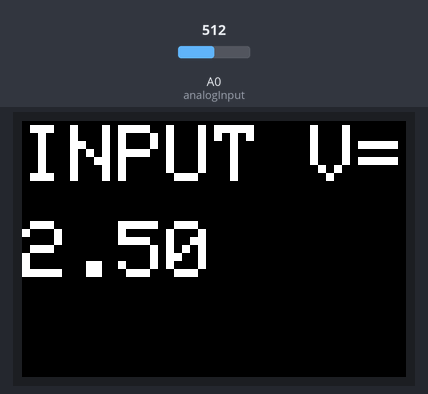
Bench run of a sketch on a simulated Arduino Uno, built with avr-gcc and run on an emulated ATmega328P. Shown: 96×64 colour display. The test bench sets the inputs (shaded band); at power-on: A0 (analogInput) = 512.

Above: at 3.8 s.
3.9 s: A0 (analogInput) set to 523
At 5.4 s:
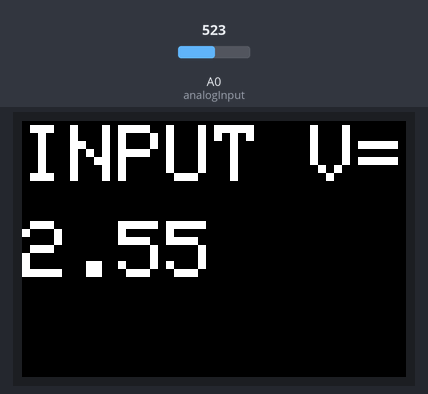
5.7 s: A0 (analogInput) set to 716
At 6.4 s:
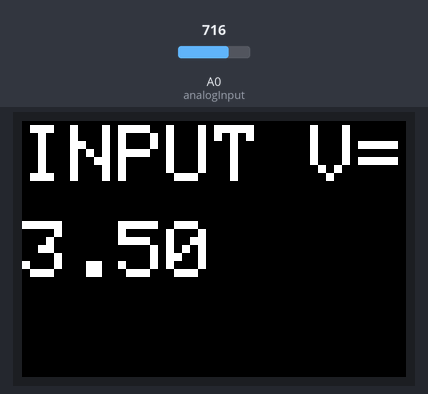
7.2 s: A0 (analogInput) set to 900
At 8.4 s:
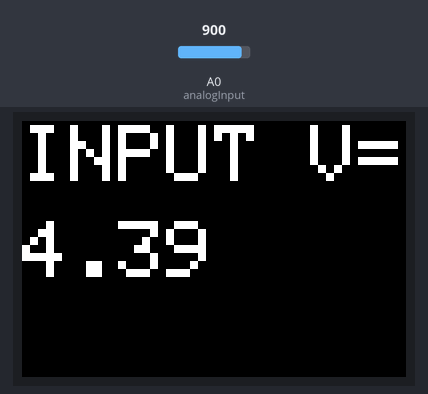
Timing chart, 0 to 10.2 s (numbered marks = the images above; inputs shaded):
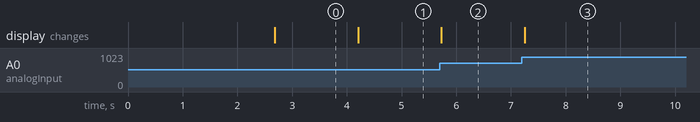

Measured:
- the behaviour switches between 513 and 514 on A0 (analogInput) (found by bisection; images 0 and 1)
- after the input at 3.9 s, the display: changes after 0.31 s (image 1)
- after the input at 5.7 s, the display: changes at once (image 2)
- after the input at 7.2 s, the display: changes after 0.06 s (image 3)

The sketch:

OLED_voltmeter.ino
```cpp
#define sclk 13 //--- connect this to the display module CLK pin (Serial Clock)

#define mosi 11 //--- connect this to the display module DIN pin (Serial Data)

#define rst  9 //--- connect this to the display module RES pin (Reset)

#define dc   8 //--- connect this to the display module D/C  pin (Data or Command)

#define cs   10 //--- connect this to the display module CS  pin (Chip Select)


// Color definitions

#define  BLACK           0x0000
#define BLUE            0x0006
#define RED             0xF800
#define GREEN           0x07E0
#define CYAN            0x07FF
#define MAGENTA         0xF81F
#define YELLOW          0xFFE0
#define WHITE           0xFFFF
#define BACKGROUND      0x0000


#include <Adafruit_SSD1331.h>

Adafruit_SSD1331 display = Adafruit_SSD1331(cs, dc, mosi, sclk, rst);

int analogInput = 0;
float vout = 0.0;
float vin = 0.0;
int value = 0;

void setup()
{
  Serial.begin(9600);

  display.begin();
  display.fillScreen(BLACK);
  tftPrintTest();
  delay(2000);
  display.fillScreen(BACKGROUND);
  display.setCursor(0,0);
}

void loop() {

   // read the value at analog input
   value = analogRead(analogInput);
   vin = (value * 5.0) / 1024.0; // see text
   if (vin<0.01) {
   vin=0.0; }      //statement to remove undesired reading!

  display.fillScreen(BLACK);
  display.setCursor(0, 1);
  display.setTextColor(WHITE);
  display.setTextSize(2);
  display.println("INPUT V= ");
  display.setCursor(0, 25);
  display.print(vin);
  delay(500);

}


void tftPrintTest() {


  display.fillScreen(BLACK);
  display.setCursor(0, 1);
  display.setTextColor(WHITE);
  display.setTextSize(2);
  display.println("INPUT V= ");
  display.setCursor(0, 25);
  display.print("Ready to measure");
  //display.print(vin);
  delay(500);

}
```
